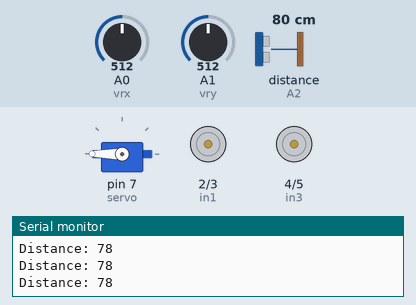
A sketch run on a simulated Arduino Uno, built with avr-gcc and run on an emulated ATmega328P. On the bench: servo, motor-driver pin pairs drawn as motors (green arrow = first pin HIGH = forward, orange = second pin HIGH = backward, longer = more drive), the last lines printed to the serial monitor. Wiring (inferred from the names in the program): ultrasonic range finder: trigger pin 6; echo A2. Inputs (shaded band) come from the test bench; at power-on: distance to the obstacle (sensor on A2) 80 cm, A0 (vrx) = 512, A1 (vry) = 512. The echo pulse lasts 58.3 µs per cm.

Above: at 1.2 s.
1.3 s: distance to the obstacle (sensor on A2) set to 6 cm
4.3 s: distance to the obstacle (sensor on A2) set to 3 cm
At 5.2 s:
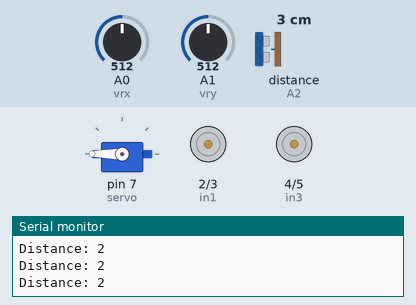
7.3 s: distance to the obstacle (sensor on A2) set to 9 cm
At 7.8 s:
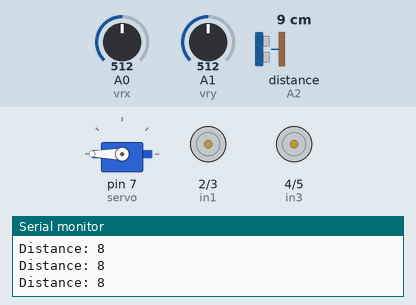
10.3 s: distance to the obstacle (sensor on A2) set to 2 cm
At 11.1 s:
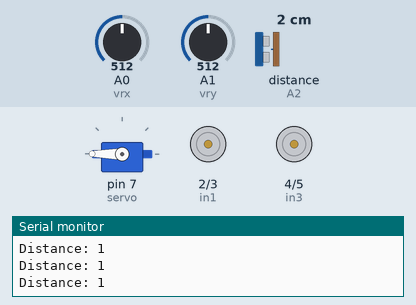
13.3 s: A0 (vrx) set to 0
At 14.5 s:
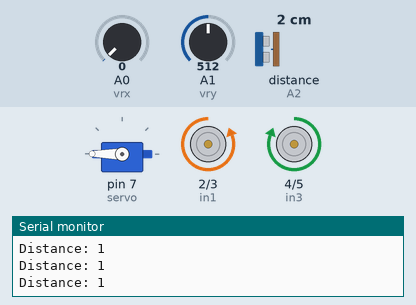
14.8 s: A1 (vry) set to 1011
16.3 s: A1 (vry) set to 1023
At 17.7 s:
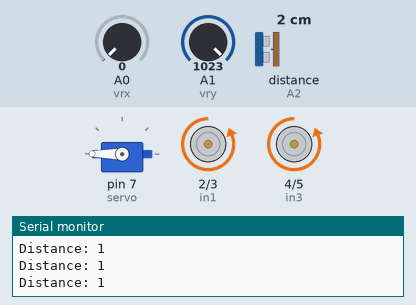
Timing chart, 0 to 18.8 s (numbered marks = the images above; inputs shaded):
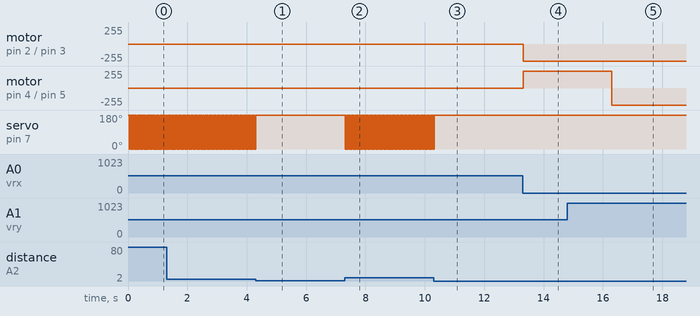

Measured:
- the behaviour switches between 5 and 4 cm on distance to the obstacle (sensor on A2) (found by bisection; images 0 and 1)
- the behaviour switches between 1022 and 1023 on A1 (vry) (found by bisection; images 4 and 5)
- after the input at 4.3 s, servo on pin 7 (servo): goes on until 4.3 s, then stays 180°
- after the input at 7.3 s, servo on pin 7 (servo): alternates 180° for 0.01 s and 0° for 0.01 s, starting at once
- after the input at 10.3 s, servo on pin 7 (servo): goes on until 10.3 s, then stays 180°
- after the input at 13.3 s, motor on pin 2 (in1) / pin 3 (in2): stopped → backward 255/255 at once; motor on pin 4 (in3) / pin 5 (in4): stopped → forward 255/255 at once
- after the input at 16.3 s, motor on pin 4 (in3) / pin 5 (in4): forward 255/255 → backward 255/255 at once
- by itself, servo on pin 7 (servo): alternates 180° for 0.01 s and 0° for 0.01 s

The sketch:

Pothole_Filling_Robot.ino
```cpp
#include<Servo.h>
Servo s;

int in1=2;
int in2=3;
int in3=4;
int in4=5;
int vry=A1;
int vrx =A0;
const int trig =6;
const int echo =A2;
const int servo=7;
long duration;
int distance;

void setup()
 {
pinMode(vrx , INPUT); //vrx
pinMode(vry,INPUT);   //vry
pinMode(in1,OUTPUT);
pinMode(in2,OUTPUT);
pinMode(in3,OUTPUT);
pinMode(in4,OUTPUT);
 pinMode(trig,OUTPUT);
pinMode(echo,INPUT);
 s.attach(servo,0,180);
Serial.begin(9600);

}

void loop()
{
  s.write(180);
distance=d();
if(distance<=3)
{
int y = analogRead(vry);
int x=analogRead(vrx);


if((x==0)&&(y<1023))
{
left();
}
else if((y==0)&&(x<1023))
{

forward();
}

else if((y<1023)&&(x==1023))
{
right();
}

else if((x<1023)&&(y==1023))
{
backward();
}
else
{
stop();
}
}
else
{
  stop();
s.write(0);
   distance=d();
}


}

void stop()
{
digitalWrite(in1, LOW);
digitalWrite(in2, LOW);
digitalWrite(in3, LOW);
digitalWrite(in4, LOW);
}


 void forward()
{
digitalWrite(in1, HIGH);
digitalWrite(in2, LOW);
digitalWrite(in3, HIGH);
digitalWrite(in4, LOW);
}


void right()
{
digitalWrite(in1, HIGH);
digitalWrite(in2, LOW);
digitalWrite(in3, LOW);
digitalWrite(in4, HIGH);
}

void left()
{
digitalWrite(in1, LOW);
digitalWrite(in2, HIGH);
digitalWrite(in3, HIGH);
digitalWrite(in4, LOW);
}

void backward()
{
digitalWrite(in1, LOW);
digitalWrite(in2, HIGH);
digitalWrite(in3, LOW);
digitalWrite(in4, HIGH);
}

long int d()
{

  digitalWrite(trig, LOW);
delayMicroseconds(2);
// Sets the trigPin on HIGH state for 10 micro seconds
digitalWrite(trig, HIGH);
delayMicroseconds(10);
digitalWrite(trig, LOW);
// Reads the echoPin, returns the sound wave travel time in microseconds
duration = pulseIn(echo, HIGH);
// Calculating the distance
distance= duration*0.034/2;
// Prints the distance on the Serial Monitor
Serial.print("Distance: ");
Serial.println(distance);
return distance;
}
```
